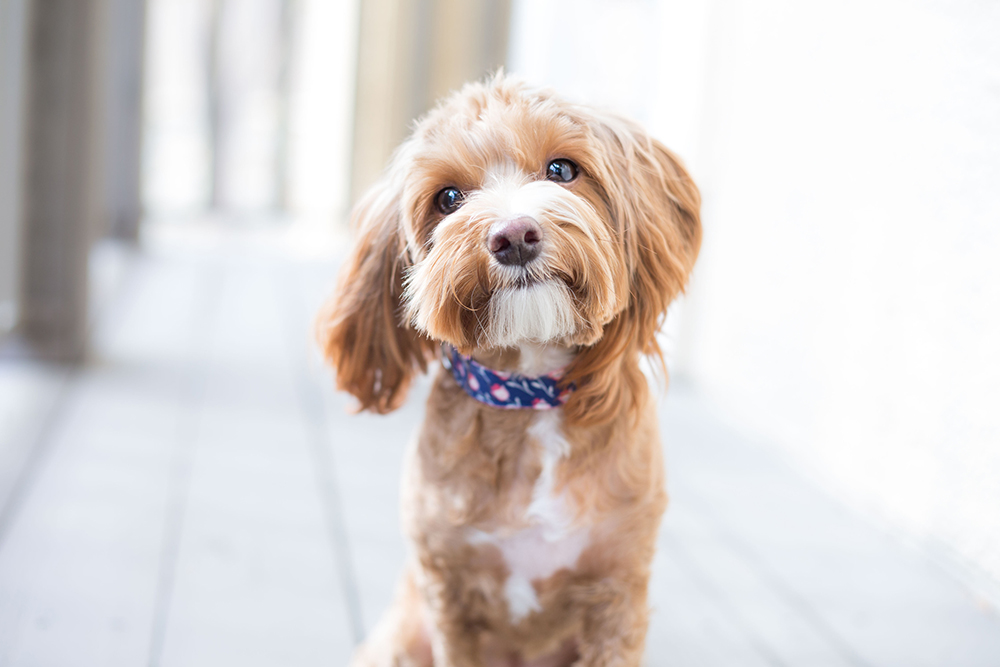
#> input picture Photos/image.jpg, 1000 x 667 px
$ python SmoothingAndSharpening.py
#> lines starting #> are read from the running program, lines starting #| are printed output that depends on the picture
import cv2
import numpy as np
import matplotlib.pyplot as plt
####################################
def apply_gaussian_blur(image, blur_kernel_size):
    blurred_image = cv2.GaussianBlur(image, (blur_kernel_size, blur_kernel_size), 0)
    return blurred_image

def apply_sharpening(image, sharpening_factor):
    # Create a kernel for sharpening
    sharpening_kernel = np.array([[-1, -1, -1],
                                  [-1,  9, -1],
                                  [-1, -1, -1]])

    sharpened_image = cv2.filter2D(image, -1, sharpening_factor * sharpening_kernel)
    return sharpened_image

# Load an example image
image_path = 'Photos/image.jpg'
original_image = cv2.imread(image_path)
#> original_image is the input picture: shape (667, 1000, 3); mean B, G, R 209.1, 211.2, 217.6

################# Original Image ###################
plt.imshow(cv2.cvtColor(original_image, cv2.COLOR_BGR2RGB))
plt.title('Original Image')
plt.show()

# Apply Gaussian blur for smoothing
blur_kernel_size = 5
smoothed_image = apply_gaussian_blur(original_image, blur_kernel_size)


plt.imshow(cv2.cvtColor(smoothed_image, cv2.COLOR_BGR2RGB))
plt.title(f'Smoothed Image (Blur Kernel Size: {blur_kernel_size})')
plt.show()

# Apply sharpening to the smoothed image
sharpening_factor = 1.5
sharpened_image = apply_sharpening(smoothed_image, sharpening_factor)
#> in apply_sharpening, `sharpened_image = cv2.filter2D(image, -1, sharpening_factor * sharpeni..`:
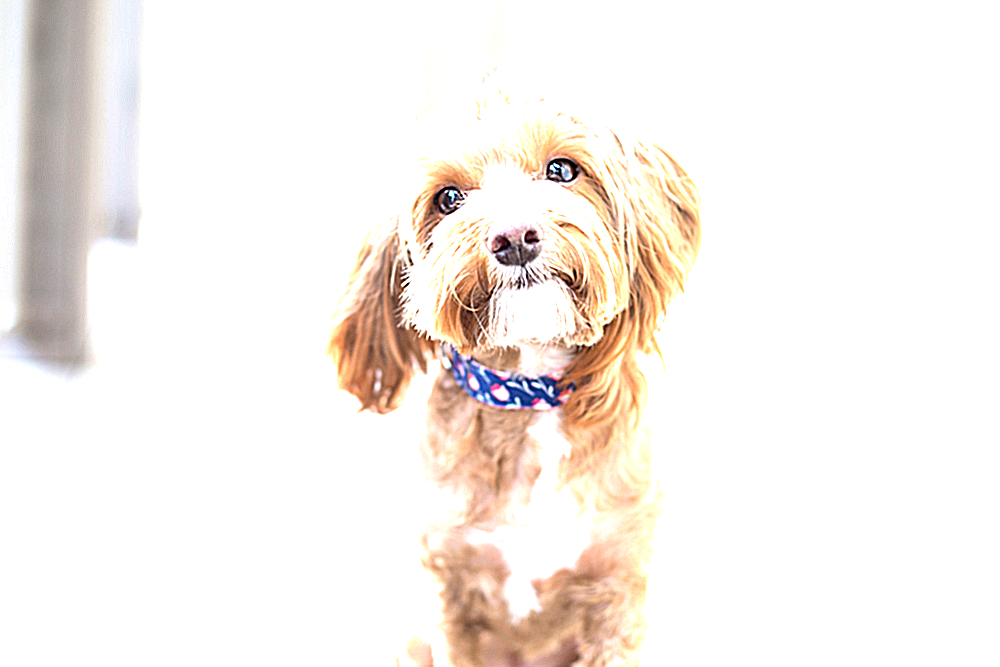
#> sharpened_image: shape (667, 1000, 3); mean B, G, R 235.5, 240.4, 246.8


plt.imshow(cv2.cvtColor(sharpened_image, cv2.COLOR_BGR2RGB))
plt.title(f'Sharpened Image (Sharpening Factor: {sharpening_factor})')
plt.show()
